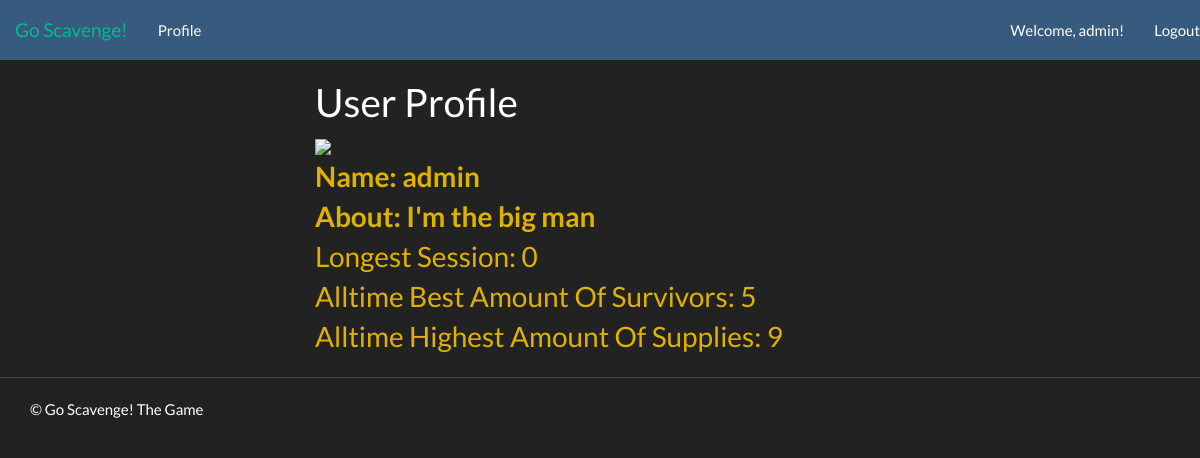
/game/profile/ (signed in), run on the app's committed database.
### game/models.py (models this page shows, shortened)
class UserProfile(models.Model):
    user = models.OneToOneField(User)
    picture = models.ImageField(upload_to='profile_image', blank=True)
    about = models.CharField(max_length=256)

class Stat(models.Model):
    user = models.ForeignKey(User)
    longest_session = models.IntegerField()
    max_survivors = models.IntegerField()
    supplies = models.IntegerField()

### game/views.py (the view)
def profile(request):
    context = RequestContext(request)
    individual_list = Stat.objects.filter(user=request.user)
    profile = UserProfile.objects.filter(user=request.user)
    context_dict = {'stats': individual_list, 'pa':profile[0].about, 'pp': profile[0].picture}
    return render_to_response('game/profile.html', context_dict, context)

### templates/game/profile.html (shortened to what this page needs)
<!DOCTYPE html>
{% extends 'game/base.html' %}
{% load static %}
    {% block body_block %}
    <div class="hero-unit">
        <h1>User Profile</h1>
	<img src=  {{ pp }} alt="Profile Picture"> <br />
	<div id="profilediv">
	<strong>Name: {{ user.username }} <br />
	About: {{pa }} <br /></strong>
	{%if stats%}
		{% for stat in stats %}
			Longest Session: {{ stat.longest_session}} <br />
			Alltime Best Amount Of Survivors: {{stat.max_survivors }}<br />
			Alltime Highest Amount Of Supplies: {{stat.supplies }} <br />
		{% endfor %}
	{%else%}
	<strong>no stats available</strong>
	{%endif%}
	</div>
    </div>
    {% endblock %}

### templates/game/base.html (shortened to what this page needs)
<!DOCTYPE html>
{% load static %}
<html>
    <head>
    <link href="{% static 'css/bootstrap-fluid-adj.css' %}" rel="stylesheet">
    <link href="{% static 'css/bootstrap.min.css' %}" rel="stylesheet" media="screen">
    <link href="{% static 'css/bootstrap-responsive.css' %}" rel="stylesheet">
    <link href="{% static 'css/style.css' %}" rel="stylesheet">
    </head>
    <body>
        <div class="navbar navbar-default navbar-fixed-top">
          <div class="navbar-header">
            <a class="navbar-brand" href="/game/">Go Scavenge!</a>
            </div>
            <div class="navbar-collapse navbar-responsive-collapse collapse style="height: 1px;"">
            <ul class="nav navbar-nav">
            {% if user.is_authenticated %}
                            <li class="profile"><a href="/game/profile/">Profile</a></li>
                           {% endif %}
            </ul>
            <ul class="nav navbar-nav navbar-right">
               {% if user.is_authenticated %}
                            <li><a href="/game/profile/">Welcome, {{ user.username }}!</a></li>
                            <li><a href="/game/logout/">Logout</a></li>
                           {% else %}
                            <li><a href="/game/register/">Register</a></li>
                            <li><a href="/game/login/">Login</a></li>
                           {% endif %}
            </ul>
          </div>
        </div>
        <div class="container-fluid">
            <div class="row-fluid">
                <div class="span3">
                </div>
                <div class="span9">
                    {% block body_block %}
                    {% endblock %}
                </div>
            </div>
        </div>
        <hr>
        <footer>
            <div class="container">
                <p>&copy; Go Scavenge! The Game</p>
            </div>
        </footer>
    </body>
</html>

### static/css/style.css (style rules this page uses)
#profilediv { font-size:28px; color: #DFB200; }

### data on the page
UserProfile: about "I'm the big man"
Stat: longest_session "0", max_survivors "5", supplies "9"

### other printed values
{{ user.username }} "admin"
